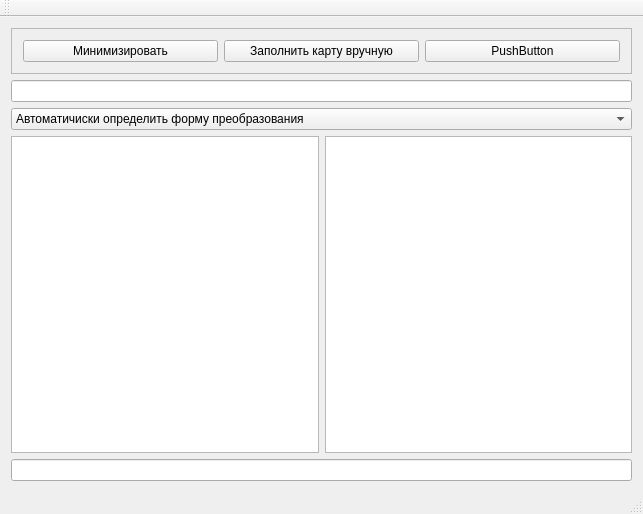
<?xml version="1.0" encoding="UTF-8"?>
<ui version="4.0">
 <class>MainWindow</class>
 <widget class="QMainWindow" name="MainWindow">
  <property name="geometry">
   <rect>
    <x>0</x>
    <y>0</y>
    <width>643</width>
    <height>514</height>
   </rect>
  </property>
  <property name="windowTitle">
   <string>Karnaugh Map</string>
  </property>
  <widget class="QWidget" name="centralWidget">
   <layout class="QVBoxLayout" name="verticalLayout_3">
    <item>
     <layout class="QVBoxLayout" name="verticalLayout">
      <item>
       <widget class="QFrame" name="frame">
        <property name="frameShape">
         <enum>QFrame::StyledPanel</enum>
        </property>
        <property name="frameShadow">
         <enum>QFrame::Raised</enum>
        </property>
        <layout class="QHBoxLayout" name="horizontalLayout_3">
         <item>
          <widget class="QPushButton" name="pushButton_3">
           <property name="text">
            <string>Минимизировать</string>
           </property>
          </widget>
         </item>
         <item>
          <widget class="QPushButton" name="pushButton_2">
           <property name="text">
            <string>Заполнить карту вручную</string>
           </property>
          </widget>
         </item>
         <item>
          <widget class="QPushButton" name="pushButton">
           <property name="text">
            <string>PushButton</string>
           </property>
          </widget>
         </item>
        </layout>
       </widget>
      </item>
      <item>
       <widget class="QLineEdit" name="lineEdit"/>
      </item>
      <item>
       <widget class="QComboBox" name="comboBox">
        <item>
         <property name="text">
          <string>Автоматичиски определить форму преобразования</string>
         </property>
        </item>
        <item>
         <property name="text">
          <string>ДНФ</string>
         </property>
        </item>
        <item>
         <property name="text">
          <string>КНФ</string>
         </property>
        </item>
       </widget>
      </item>
     </layout>
    </item>
    <item>
     <layout class="QHBoxLayout" name="horizontalLayout">
      <property name="spacing">
       <number>6</number>
      </property>
      <item>
       <widget class="QTableWidget" name="tableWidget">
        <property name="rowCount">
         <number>0</number>
        </property>
        <property name="columnCount">
         <number>0</number>
        </property>
        <attribute name="horizontalHeaderVisible">
         <bool>false</bool>
        </attribute>
        <attribute name="horizontalHeaderCascadingSectionResizes">
         <bool>true</bool>
        </attribute>
       </widget>
      </item>
      <item>
       <widget class="QTableWidget" name="tableWidget_2"/>
      </item>
     </layout>
    </item>
    <item>
     <widget class="QLineEdit" name="lineEdit_2"/>
    </item>
   </layout>
  </widget>
  <widget class="QMenuBar" name="menuBar">
   <property name="geometry">
    <rect>
     <x>0</x>
     <y>0</y>
     <width>643</width>
     <height>25</height>
    </rect>
   </property>
  </widget>
  <widget class="QToolBar" name="mainToolBar">
   <attribute name="toolBarArea">
    <enum>TopToolBarArea</enum>
   </attribute>
   <attribute name="toolBarBreak">
    <bool>false</bool>
   </attribute>
  </widget>
  <widget class="QStatusBar" name="statusBar"/>
 </widget>
 <layoutdefault spacing="6" margin="11"/>
 <resources/>
 <connections/>
</ui>
